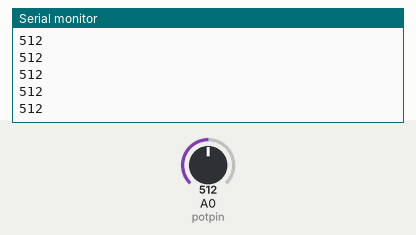
Recording of a sketch running on a simulated Arduino Uno, built with avr-gcc and run on an emulated ATmega328P. Shown: the last lines printed to the serial monitor. Inputs (shaded band) come from the test bench; at power-on: A0 (potpin) = 512.

Above: at 1.2 s.
1.3 s: A0 (potpin) set to 716
At 1.31 s:
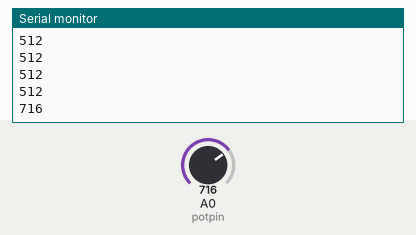
2.8 s: A0 (potpin) set to 900
At 2.81 s:
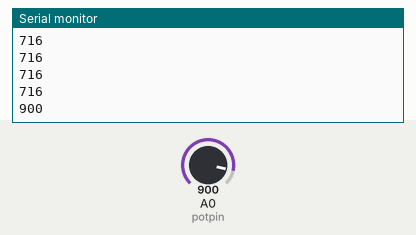
Timing chart, 0 to 5.8 s (numbered marks = the images above; inputs shaded):
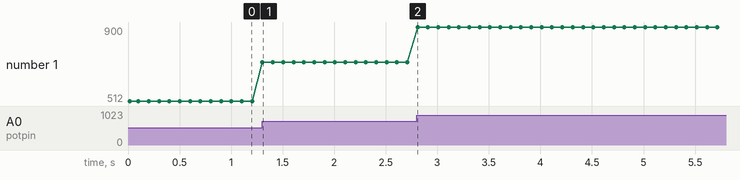

The sketch:

POT._HABERLE_ME.ino
```cpp
#define potpin A0 //Potansiyometreyi A0 pinine tanımlıyoruz
int deger = 0; //"Değer" adlı 0 başlangıçlı bir değişken tanımlıyoruz
void setup() {
  Serial.begin(9600); //9600 Baund bir seri haberleşme başlatıyoruz
  Serial.println("Pot Deger Okuma"); //Seri monitörde bir kez gönderilen bir mesaj tanımlıyoruz
}
void loop() {
  deger = analogRead(potpin); //"Değer" değişkeni potansiyometrenin değerini okuyup buna göre değişir
  Serial.println(deger); //Okunan değer seri monitörde mesaj olarak gönderilir
  delay(100); //Bu işlem 100 milisaniye aralıklarla yapılır
}
```

Measured:
- after the input at 1.3 s, the serial monitor: prints a new line at once (image 1)
- after the input at 2.8 s, the serial monitor: prints a new line at once (image 2)
- plotted number 1: 512 → 716 after the input at 1.3 s, 716 → 900 after the input at 2.8 s
